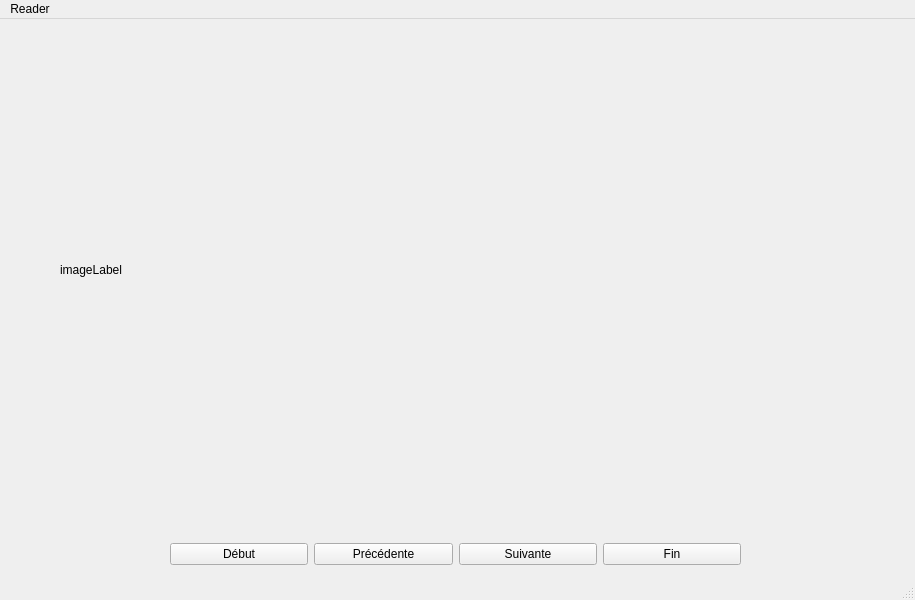
<?xml version="1.0" encoding="UTF-8"?>
<ui version="4.0">
 <class>MainWindow</class>
 <widget class="QMainWindow" name="MainWindow">
  <property name="geometry">
   <rect>
    <x>0</x>
    <y>0</y>
    <width>915</width>
    <height>600</height>
   </rect>
  </property>
  <property name="windowTitle">
   <string>MainWindow</string>
  </property>
  <widget class="QWidget" name="centralwidget">
   <widget class="QWidget" name="horizontalLayoutWidget">
    <property name="geometry">
     <rect>
      <x>170</x>
      <y>500</y>
      <width>571</width>
      <height>71</height>
     </rect>
    </property>
    <layout class="QHBoxLayout" name="horizontalLayout">
     <item>
      <widget class="QPushButton" name="pushButton_2">
       <property name="text">
        <string>Début</string>
       </property>
      </widget>
     </item>
     <item>
      <widget class="QPushButton" name="pushButton_4">
       <property name="text">
        <string>Précédente</string>
       </property>
      </widget>
     </item>
     <item>
      <widget class="QPushButton" name="pushButton_3">
       <property name="text">
        <string>Suivante</string>
       </property>
      </widget>
     </item>
     <item>
      <widget class="QPushButton" name="pushButton">
       <property name="text">
        <string>Fin</string>
       </property>
      </widget>
     </item>
    </layout>
   </widget>
   <widget class="QLabel" name="label">
    <property name="geometry">
     <rect>
      <x>60</x>
      <y>40</y>
      <width>761</width>
      <height>421</height>
     </rect>
    </property>
    <property name="text">
     <string>imageLabel</string>
    </property>
   </widget>
  </widget>
  <widget class="QMenuBar" name="menubar">
   <property name="geometry">
    <rect>
     <x>0</x>
     <y>0</y>
     <width>915</width>
     <height>25</height>
    </rect>
   </property>
   <widget class="QMenu" name="menuReader">
    <property name="title">
     <string>Reader</string>
    </property>
   </widget>
   <addaction name="menuReader"/>
  </widget>
  <widget class="QStatusBar" name="statusbar"/>
 </widget>
 <resources/>
 <connections/>
</ui>
